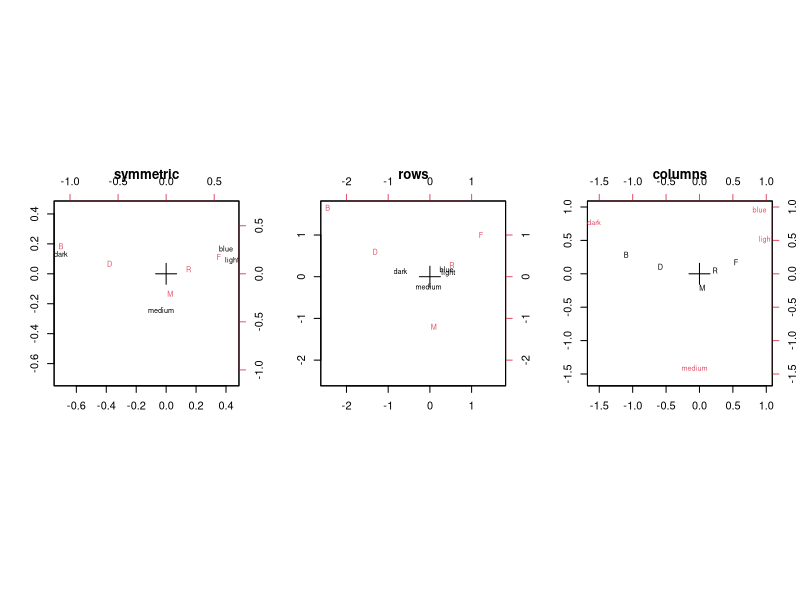

This figure's R source:
library(MASS)


### Name: caith
### Title: Colours of Eyes and Hair of People in Caithness
### Aliases: caith
### Keywords: datasets

### ** Examples

corresp(caith)
dimnames(caith)[[2]] <- c("F", "R", "M", "D", "B")
par(mfcol=c(1,3))
plot(corresp(caith, nf=2)); title("symmetric")
plot(corresp(caith, nf=2), type="rows"); title("rows")
plot(corresp(caith, nf=2), type="col"); title("columns")
par(mfrow=c(1,1))
